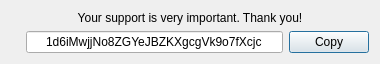
<?xml version="1.0" encoding="UTF-8"?>
<ui version="4.0">
 <class>DonateBTC</class>
 <widget class="QWidget" name="DonateBTC">
  <property name="geometry">
   <rect>
    <x>0</x>
    <y>0</y>
    <width>380</width>
    <height>60</height>
   </rect>
  </property>
  <property name="windowTitle">
   <string>DonateBTC</string>
  </property>
  <layout class="QGridLayout" name="gridLayout">
   <item row="1" column="0">
    <widget class="QLabel" name="btcLabel11">
     <property name="sizePolicy">
      <sizepolicy hsizetype="Maximum" vsizetype="Preferred">
       <horstretch>0</horstretch>
       <verstretch>0</verstretch>
      </sizepolicy>
     </property>
     <property name="font">
      <font>
       <pointsize>11</pointsize>
       <weight>50</weight>
       <bold>false</bold>
      </font>
     </property>
     <property name="accessibleDescription">
      <string/>
     </property>
     <property name="styleSheet">
      <string notr="true">color: #996515</string>
     </property>
     <property name="text">
      <string/>
     </property>
     <property name="alignment">
      <set>Qt::AlignCenter</set>
     </property>
    </widget>
   </item>
   <item row="1" column="1">
    <widget class="QLineEdit" name="bitcoinAddress">
     <property name="minimumSize">
      <size>
       <width>80</width>
       <height>0</height>
      </size>
     </property>
     <property name="text">
      <string>1d6iMwjjNo8ZGYeJBZKXgcgVk9o7fXcjc</string>
     </property>
     <property name="alignment">
      <set>Qt::AlignCenter</set>
     </property>
     <property name="readOnly">
      <bool>true</bool>
     </property>
    </widget>
   </item>
   <item row="1" column="2">
    <widget class="QPushButton" name="copyDonateButton">
     <property name="sizePolicy">
      <sizepolicy hsizetype="Preferred" vsizetype="Maximum">
       <horstretch>0</horstretch>
       <verstretch>0</verstretch>
      </sizepolicy>
     </property>
     <property name="minimumSize">
      <size>
       <width>80</width>
       <height>0</height>
      </size>
     </property>
     <property name="maximumSize">
      <size>
       <width>16777215</width>
       <height>16777215</height>
      </size>
     </property>
     <property name="accessibleName">
      <string>TR00054</string>
     </property>
     <property name="text">
      <string>Copy</string>
     </property>
     <property name="autoDefault">
      <bool>false</bool>
     </property>
     <property name="default">
      <bool>true</bool>
     </property>
    </widget>
   </item>
   <item row="0" column="0" colspan="3">
    <widget class="QLabel" name="thankYouLabel">
     <property name="accessibleName">
      <string>DONATE_THANK_YOU</string>
     </property>
     <property name="text">
      <string>Your support is very important. Thank you!</string>
     </property>
     <property name="alignment">
      <set>Qt::AlignCenter</set>
     </property>
    </widget>
   </item>
  </layout>
 </widget>
 <layoutdefault spacing="6" margin="11"/>
 <resources>
  <include location="QtResource.qrc"/>
 </resources>
 <connections/>
</ui>
